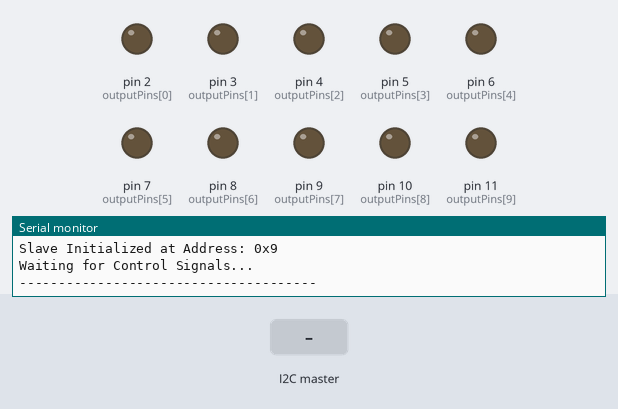
This sketch was run on a simulated Arduino Uno, built with avr-gcc and run on an emulated ATmega328P. Parts: output pins drawn as LEDs (lit = HIGH), the last lines printed to the serial monitor. The test bench sets the inputs (shaded band).

Above: at 1.2 s.
1.3 s: the I2C master sends the byte 1
At 2.4 s:
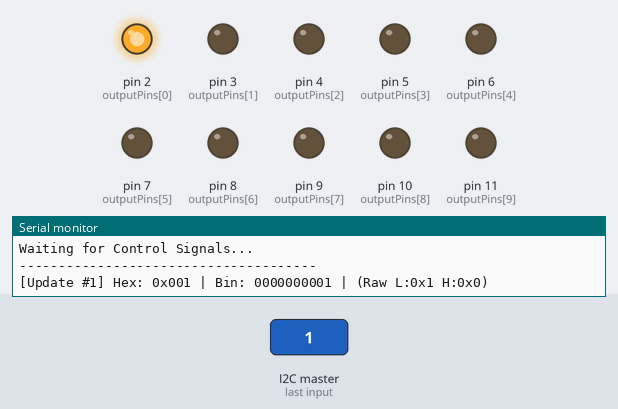
2.8 s: the I2C master sends the byte 90
At 3.6 s:
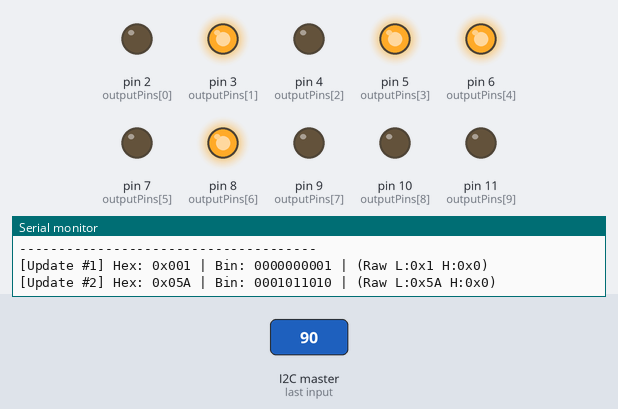
4.3 s: the I2C master sends the byte 200
At 4.8 s:
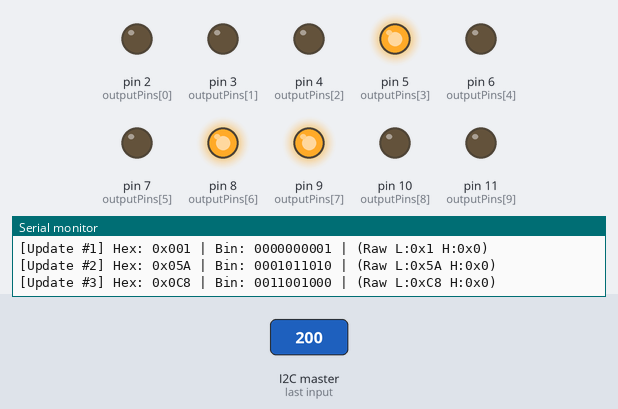
5.8 s: the I2C master sends the byte 2
At 7.0 s:
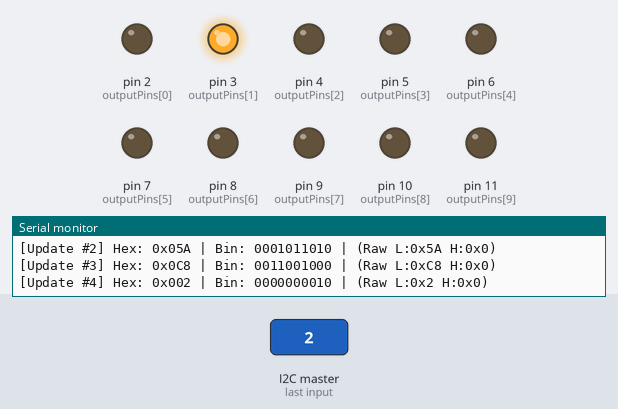
7.3 s: the I2C master sends the byte 0
At 8.2 s:
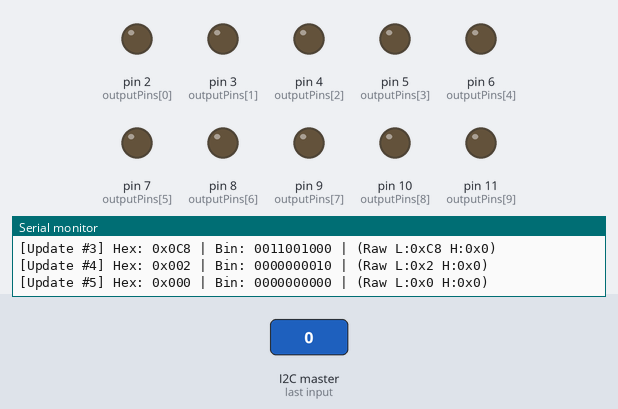
Timing chart, 0 to 9.8 s (numbered marks = the images above; inputs shaded):
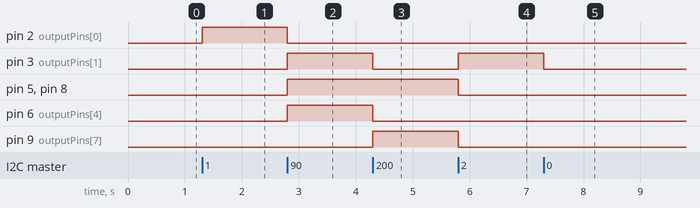

The sketch:

slave_cu2.ino
```cpp
// Robust slave: LSB-first, tolerant, tiny ISR, Enhanced Logging
#include <Wire.h>

#define SLAVE_ADDRESS 9   // change to 8 for first slave, 9 for second

const uint8_t outputPins[10] = {2,3,4,5,6,7,8,9,10,11};

/* MAPPING REFERENCE (Based on address):
   If Addr 8 (Slave 1):
      pc_write, mar_read, mar_write, ir_read, ir_write,
      a_read, a_write, b_read, jcz, jsz

   If Addr 9 (Slave 2):
      uj, mem_read_write, mem_work, out_enable, alu_op1,
      alu_op0, alu_write, cu_read_write, cu_work, inst_or_mem
*/

volatile uint16_t recvPacked = 0;
volatile bool newData = false;
volatile uint8_t lastLow = 0;
volatile uint8_t lastHigh = 0;

// Counter to track how many updates (cycles) we have received
unsigned long cycleCounter = 0;

void setup() {
  for (uint8_t i=0;i<10;i++) {
    pinMode(outputPins[i], OUTPUT);
    digitalWrite(outputPins[i], LOW);
  }
  Wire.begin(SLAVE_ADDRESS);
  Wire.onReceive(i2cReceive);
  Serial.begin(115200);

  Serial.println("--------------------------------------");
  Serial.print("Slave Initialized at Address: 0x");
  Serial.println(SLAVE_ADDRESS, HEX);
  Serial.println("Waiting for Control Signals...");
  Serial.println("--------------------------------------");
}

// ISR-like callback: VERY SMALL and deterministic
void i2cReceive(int howMany) {
  // Master sends LSB first: low byte then high byte
  uint8_t lowB = 0;
  uint8_t highB = 0;

  if (howMany >= 1 && Wire.available()) {
    lowB = Wire.read();
  }
  if (howMany >= 2 && Wire.available()) {
    highB = Wire.read();
  }

  // store last bytes for debug (volatile)
  lastLow = lowB;
  lastHigh = highB;

  uint16_t packed = ((uint16_t)highB << 8) | lowB;
  packed &= 0x03FF;       // mask to 10 bits
  recvPacked = packed;
  newData = true;
}

void applyPacked(uint16_t p) {
  for (uint8_t i=0;i<10;i++){
    digitalWrite(outputPins[i], ((p >> i) & 1) ? HIGH : LOW);
  }
}

void printBinary10(uint16_t v) {
  for (int i = 9; i >= 0; --i) {
    Serial.print( (v >> i) & 1 );
    // Optional: Add a separator for readability (e.g., 5 bits space 5 bits)
    // if (i == 5) Serial.print(" ");
  }
}

void loop() {
  if (newData) {
    // 1. Copy data atomically (disable interrupts briefly)
    noInterrupts();
    uint16_t local = recvPacked;
    uint8_t low = lastLow;
    uint8_t high = lastHigh;
    newData = false;
    interrupts();

    // 2. Apply outputs to physical pins
    applyPacked(local);

    // 3. Increment Cycle Counter
    cycleCounter++;

    // 4. Enhanced Logging
    Serial.print("[Update #");
    Serial.print(cycleCounter);
    Serial.print("] ");

    Serial.print("Hex: 0x");
    if (local < 0x10) Serial.print("00"); // Padding for readability
    else if (local < 0x100) Serial.print("0");
    Serial.print(local, HEX);

    Serial.print(" | Bin: ");
    printBinary10(local);

    Serial.print(" | (Raw L:0x");
    Serial.print(low, HEX);
    Serial.print(" H:0x");
    Serial.print(high, HEX);
    Serial.println(")");
  }

  delay(1);
}
```

Measured:
- after the input at 1.3 s, pin 2 (outputPins[0]): LOW → HIGH at once
- after the input at 2.8 s, pin 2 (outputPins[0]): HIGH → LOW at once; pin 3 (outputPins[1]), pin 5 (outputPins[3]), pin 6 (outputPins[4]), pin 8 (outputPins[6]): LOW → HIGH at once
- after the input at 4.3 s, pin 3 (outputPins[1]), pin 6 (outputPins[4]): HIGH → LOW at once; pin 9 (outputPins[7]): LOW → HIGH at once
- after the input at 5.8 s, pin 3 (outputPins[1]): LOW → HIGH at once; pin 5 (outputPins[3]), pin 8 (outputPins[6]), pin 9 (outputPins[7]): HIGH → LOW at once
- after the input at 7.3 s, pin 3 (outputPins[1]): HIGH → LOW at once
